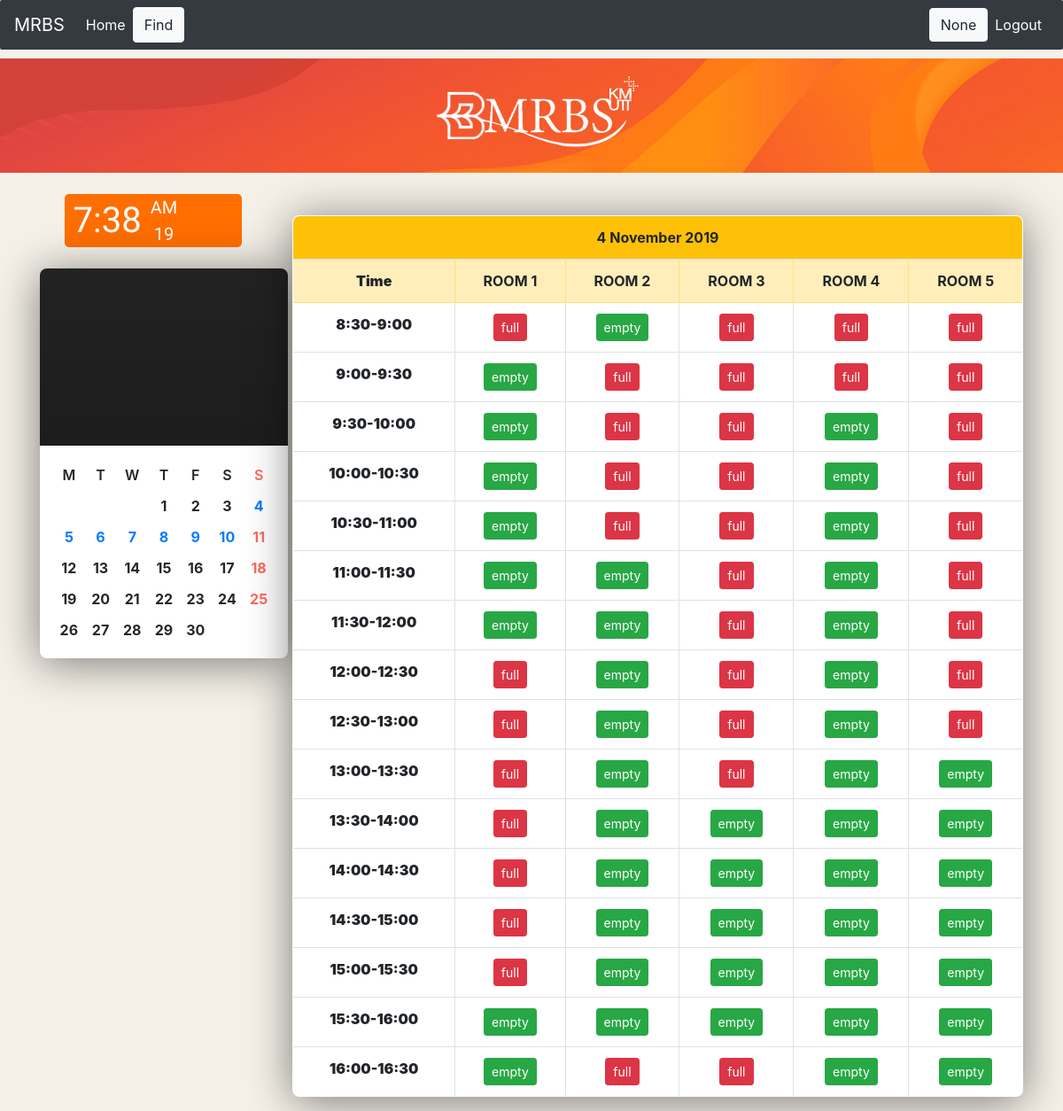
The app's page /user/pick_day/pick_room/1, older data.
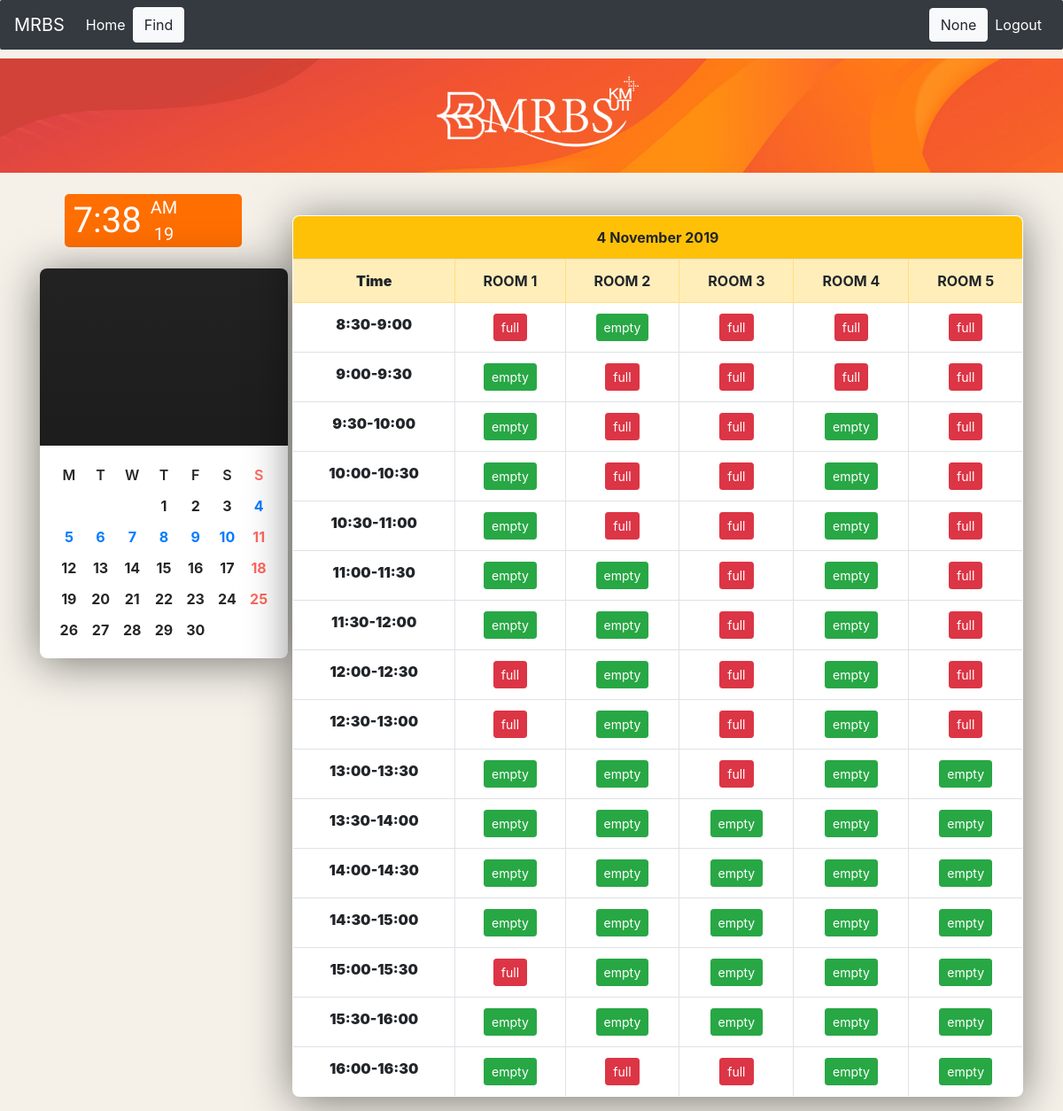
The same page, newer data.
### app_mrbs/models.py (models this page shows, shortened)
class Timeslot(models.Model):
    roomday = models.ForeignKey(RoomDay, on_delete = models.CASCADE)
    status1 = models.CharField(max_length = 20, default = "empty")
    user1 = models.CharField(max_length = 100, default = 'none')
    status2 = models.CharField(max_length = 20, default = "empty")
    user2 = models.CharField(max_length = 100, default = 'none')
    status3 = models.CharField(max_length = 20, default = "empty")
    user3 = models.CharField(max_length = 100, default = 'none')
    status4 = models.CharField(max_length = 20, default = "empty")
    user4 = models.CharField(max_length =  100, default = 'none')
    status5 = models.CharField(max_length = 20, default = "empty")
    user5 = models.CharField(max_length = 100, default = 'none')
    status6 = models.CharField(max_length = 20, default = "empty")
    user6 = models.CharField(max_length = 100, default = 'none')
    status7 = models.CharField(max_length = 20, default = "empty")
    user7 = models.CharField(max_length = 100, default = 'none')
    status8 = models.CharField(max_length = 20, default = "empty")
    user8 = models.CharField(max_length = 100, default = 'none')
    status9 = models.CharField(max_length = 20, default = "empty")
    user9 = models.CharField(max_length = 100, default = 'none')
    status10 = models.CharField(max_length = 20, default = "empty")
    user10 = models.CharField(max_length = 100, default = 'none')
    status11 = models.CharField(max_length = 20, default = "empty")
    user11 = models.CharField(max_length = 100, default = 'none')
    status12 = models.CharField(max_length = 20, default = "empty")
    user12 = models.CharField(max_length = 100, default = 'none')
    status13 = models.CharField(max_length = 20, default = "empty")
    user13 = models.CharField(max_length = 100, default = 'none')
    status14 = models.CharField(max_length = 20, default = "empty")
    user14 = models.CharField(max_length = 100, default = 'none')
    status15 = models.CharField(max_length = 20, default = "empty")
    user15 = models.CharField(max_length = 100, default = 'none')
    status16 = models.CharField(max_length = 20, default = "empty")
    user16 = models.CharField(max_length = 100, default = 'none')

### app_mrbs/views.py (the view, shortened to what this page needs)
# urls.py: path('user/pick_day/pick_room/<int:day_id>',views.pick_room, name = "pick_room"),
def pick_room(request, day_id):
    day = get_object_or_404(Day, pk = day_id)
    thisday = RoomDay.objects.filter(day = day_id) #เอาทุกห้องของวันนี้มา
    all_slot_room1 = Timeslot.objects.filter(roomday = thisday[0])[0] #เอาslotของห้องที่ 1 ของวันนี้มา
    all_slot_room2 = Timeslot.objects.filter(roomday = thisday[1])[0]
    all_slot_room3 = Timeslot.objects.filter(roomday = thisday[2])[0]
    all_slot_room4 = Timeslot.objects.filter(roomday = thisday[3])[0]
    all_slot_room5 = Timeslot.objects.filter(roomday = thisday[4])[0]
    room_list = [all_slot_room1, all_slot_room2, all_slot_room3, all_slot_room4, all_slot_room5]
    reserve_slot1 = []
    for i in range(1, 66, 16):
        reserve_slot1.append(str(i))
    reserve_slot2 = []
    for i in range(2, 67, 16):
        reserve_slot2.append(str(i))
    reserve_slot3 = []
    for i in range(3, 68, 16):
        reserve_slot3.append(str(i))
    reserve_slot4 = []
    for i in range(4, 69, 16):
        reserve_slot4.append(str(i))
    reserve_slot5 = []
    for i in range(5, 70, 16):
        reserve_slot5.append(str(i))
    reserve_slot6 = []
    for i in range(6, 71, 16):
        reserve_slot6.append(str(i))
    reserve_slot7 = []
    for i in range(7, 72, 16):
        reserve_slot7.append(str(i))
    reserve_slot8 = []
    for i in range(8, 73, 16):
        reserve_slot8.append(str(i))
    reserve_slot9 = []
    for i in range(9, 74, 16):
        reserve_slot9.append(str(i))
    reserve_slot10 = []
    for i in range(10, 75, 16):
        reserve_slot10.append(str(i))
    reserve_slot11 = []
    for i in range(11, 76, 16):
        reserve_slot11.append(str(i))
    reserve_slot12 = []
    for i in range(12, 77, 16):
        reserve_slot12.append(str(i))
    reserve_slot13 = []
    for i in range(13, 78, 16):
        reserve_slot13.append(str(i))
    reserve_slot14 = []
    for i in range(14, 79, 16):
        reserve_slot14.append(str(i))
    reserve_slot15 = []
    for i in range(15, 80, 16):
        reserve_slot15.append(str(i))
    reserve_slot16 = []
    for i in range(16, 81, 16):
        reserve_slot16.append(str(i))
    cancel_slot1 = []
    for i in range(81, 146, 16):
        cancel_slot1.append(str(i))
    cancel_slot2 = []
    for i in range(82, 147, 16):
        cancel_slot2.append(str(i))
    cancel_slot3 = []
    for i in range(83, 148, 16):
        cancel_slot3.append(str(i))
    cancel_slot4 = []
    for i in range(84, 149, 16):
        cancel_slot4.append(str(i))
    cancel_slot5 = []
    for i in range(85, 150, 16):
        cancel_slot5.append(str(i))
    cancel_slot6 = []
    for i in range(86, 151, 16):
        cancel_slot6.append(str(i))
    cancel_slot7 = []
    for i in range(87, 152, 16):
        cancel_slot7.append(str(i))
    cancel_slot8 = []
    for i in range(88, 153, 16):
        cancel_slot8.append(str(i))
    cancel_slot9 = []
    for i in range(89, 154, 16):
        cancel_slot9.append(str(i))
    cancel_slot10 = []
    for i in range(90, 155, 16):
        cancel_slot10.append(str(i))
    cancel_slot11 = []
    for i in range(91, 156, 16):
        cancel_slot11.append(str(i))
    cancel_slot12 = []
    for i in range(92, 157, 16):
        cancel_slot12.append(str(i))
    cancel_slot13 = []
    for i in range(93, 158, 16):
        cancel_slot13.append(str(i))
    cancel_slot14 = []
    for i in range(94, 159, 16):
        cancel_slot14.append(str(i))
    cancel_slot15 = []
    for i in range(95, 160, 16):
        cancel_slot15.append(str(i))
    cancel_slot16 = []
    for i in range(96, 161, 16):
        cancel_slot16.append(str(i))
    user_name = request.session.get('user_name')
    if user_name == None:
        user_name = 'None'
    IN_NAME = None
    request.session['user_name'] = user_name
    if request.method == 'POST':
        IN_NAME = request.POST.get('username')
    context = { 'day':day,
                'thisday':thisday,
                'all_slot_room1':all_slot_room1,
                'all_slot_room2':all_slot_room2,
                'all_slot_room3':all_slot_room3,
                'all_slot_room4':all_slot_room4,
                'all_slot_room5':all_slot_room5,
                'username':user_name,
                'day_id':day_id+3 ,
                'Sortform':Sortform ,
                }
    return render(request, 'app_mrbs/pick_room.html', context)

### app_mrbs/templates/app_mrbs/pick_room.html (shortened to what the changed rows need)
{% load static %}
<!DOCTYPE html>
<html lang="en">
  <head>
	<link rel="stylesheet" href="https://cdnjs.cloudflare.com/ajax/libs/highlight.js/8.3/styles/github.min.css">
	<link rel="stylesheet" href="https://stackpath.bootstrapcdn.com/bootstrap/4.3.1/css/bootstrap.min.css">
	<link rel="stylesheet" href="https://maxcdn.bootstrapcdn.com/font-awesome/4.2.0/css/font-awesome.min.css">
	<link rel="stylesheet" href="https://use.fontawesome.com/releases/v5.4.1/css/all.css">
	<link rel="stylesheet" href={% static 'css/bootstrap4-toggle.css' %}>
	<link rel="stylesheet" href={% static 'doc/stylesheet.css' %}>
 <link rel="stylesheet" type="text/css" href={% static 'css/calendar1.css' %}>
	<link href={% static 'css/bootstrap-4.3.1.css' %} rel="stylesheet">
	<link rel='stylesheet prefetch' href='http://netdna.bootstrapcdn.com/font-awesome/3.2.1/css/font-awesome.css'>
	<link rel="stylesheet" href={% static 'css/style.css' %}>
	  <link href="https://cdn.jsdelivr.net/gh/gitbrent/bootstrap4-toggle@3.6.1/css/bootstrap4-toggle.min.css" rel="stylesheet">
  </head>
  <body onload="digitized();">
  	<div class="container botton" >
  	  <div class="row" >
<div class="col-xl-9">
	<br><br>
<tr>
<table class="table table-bordered calendar">
<tr>
<th class="text-center month_header bg-warning" colspan="6">{{day_id}} November&nbsp;2019</th>
</tr>
<tr class="table-warning">
<th class="day_header"><strong>Time</strong></th>
	<th class="room_1" data-toggle="modal" data-target="#Equipment1" style="cursor:pointer">ROOM 1</th>
	<th class="room_2" data-toggle="modal" data-target="#Equipment2" style="cursor:pointer">ROOM 2</th>
	<th class="room_3" data-toggle="modal" data-target="#Equipment3" style="cursor:pointer">ROOM 3</th>
	<th class="room_4" data-toggle="modal" data-target="#Equipment4" style="cursor:pointer">ROOM 4</th>
	<th class="room_5" data-toggle="modal" data-target="#Equipment5" style="cursor:pointer">ROOM 5</th>
</tr> </tr>
<tr>
<td>
 {% if all_slot_room1.status2 == "empty" %}
 <form action="" method="post">
   <input type="submit" class="btn btn-success btn-sm" value={{all_slot_room1.status2}} name = 2> </form>
   {% elif all_slot_room1.user2 == username %}
        <form action="" method="post"> {% csrf_token %}
        <input type="submit" class="btn btn-danger btn-sm" value="cancel" name = 82> </form>
  {% else %}
        <form action="" method="post"> {% csrf_token %}
          <input type="submit" class="btn btn-danger btn-sm" value="full" name = 'none'>
  </form> {% endif %}
 </td>
</tr>
<tr>
<td>
 {% if all_slot_room1.status3 == "empty" %}
 <form action="" method="post">
   <input type="submit" class="btn btn-success btn-sm" value={{all_slot_room1.status3}} name = 3> </form>
   {% elif all_slot_room1.user3 == username %}
   <form action="" method="post"> {% csrf_token %}
   <input type="submit" class="btn btn-danger btn-sm" value="cancel" name = 83> </form>
{% else %}
   <form action="" method="post"> {% csrf_token %}
     <input type="submit" class="btn btn-danger btn-sm" value="full" name = 'none'>
  </form> {% endif %}
 </td>
</tr>
<tr>
<td>
 {% if all_slot_room1.status4 == "empty" %}
 <form action="" method="post">
   <input type="submit" class="btn btn-success btn-sm" value={{all_slot_room1.status4}} name = 4> </form>
   {% elif all_slot_room1.user4 == username %}
   <form action="" method="post"> {% csrf_token %}
   <input type="submit" class="btn btn-danger btn-sm" value="cancel" name = 84> </form>
{% else %}
   <form action="" method="post"> {% csrf_token %}
     <input type="submit" class="btn btn-danger btn-sm" value="full" name = 'none'>
  </form> {% endif %}
 </td>
</tr>
<tr>
<td>
 {% if all_slot_room1.status5 == "empty" %}
 <form action="" method="post">
   <input type="submit" class="btn btn-success btn-sm" value={{all_slot_room1.status5}} name = 5> </form>
   {% elif all_slot_room1.user5 == username %}
   <form action="" method="post"> {% csrf_token %}
   <input type="submit" class="btn btn-danger btn-sm" value="cancel" name = 85> </form>
{% else %}
   <form action="" method="post"> {% csrf_token %}
     <input type="submit" class="btn btn-danger btn-sm" value="full" name = 'none'>
  </form> {% endif %}
 </td>
</tr>
<tr>
<td>
 {% if all_slot_room1.status6 == "empty" %}
 <form action="" method="post">
   <input type="submit" class="btn btn-success btn-sm" value={{all_slot_room1.status6}} name = 6> </form>
   {% elif all_slot_room1.user6 == username %}
   <form action="" method="post"> {% csrf_token %}
   <input type="submit" class="btn btn-danger btn-sm" value="cancel" name = 86> </form>
{% else %}
   <form action="" method="post"> {% csrf_token %}
     <input type="submit" class="btn btn-danger btn-sm" value="full" name = 'none'>
  </form> {% endif %}
 </td>
</tr>
<tr>
<td>
 {% if all_slot_room1.status7 == "empty" %}
 <form action="" method="post">
   <input type="submit" class="btn btn-success btn-sm" value={{all_slot_room1.status7}} name = 7> </form>
   {% elif all_slot_room1.user7 == username %}
   <form action="" method="post"> {% csrf_token %}
   <input type="submit" class="btn btn-danger btn-sm" value="cancel" name = 87> </form>
{% else %}
   <form action="" method="post"> {% csrf_token %}
     <input type="submit" class="btn btn-danger btn-sm" value="full" name = 'none'>
  </form> {% endif %}
 </td>
</tr>
<tr>
<td>
 {% if all_slot_room1.status10 == "empty" %}
 <form action="" method="post">
   <input type="submit" class="btn btn-success btn-sm" value={{all_slot_room1.status10}} name = 10> </form>
   {% elif all_slot_room1.user10 == username %}
   <form action="" method="post"> {% csrf_token %}
   <input type="submit" class="btn btn-danger btn-sm" value="cancel" name = 90> </form>
{% else %}
   <form action="" method="post"> {% csrf_token %}
     <input type="submit" class="btn btn-danger btn-sm" value="full" name = 'none'>
  </form> {% endif %}
 </td>
</tr>
<tr>
<td>
 {% if all_slot_room1.status11 == "empty" %}
 <form action="" method="post">
   <input type="submit" class="btn btn-success btn-sm" value={{all_slot_room1.status11}} name = 11> </form>
   {% elif all_slot_room1.user11 == username %}
   <form action="" method="post"> {% csrf_token %}
   <input type="submit" class="btn btn-danger btn-sm" value="cancel" name = 91> </form>
{% else %}
   <form action="" method="post"> {% csrf_token %}
     <input type="submit" class="btn btn-danger btn-sm" value="full" name = 'none'>
  </form> {% endif %}
 </td>
</tr>
<tr>
<td>
 {% if all_slot_room1.status12 == "empty" %}
 <form action="" method="post">
   <input type="submit" class="btn btn-success btn-sm" value={{all_slot_room1.status12}} name = 12> </form>
   {% elif all_slot_room1.user12 == username %}
   <form action="" method="post"> {% csrf_token %}
   <input type="submit" class="btn btn-danger btn-sm" value="cancel" name = 92> </form>
{% else %}
   <form action="" method="post"> {% csrf_token %}
     <input type="submit" class="btn btn-danger btn-sm" value="full" name = 'none'>
  </form> {% endif %}
 </td>
</tr>
<tr>
<td>
 {% if all_slot_room1.status13 == "empty" %}
 <form action="" method="post">
   <input type="submit" class="btn btn-success btn-sm" value={{all_slot_room1.status13}} name = 13> </form>
   {% elif all_slot_room1.user13 == username %}
   <form action="" method="post"> {% csrf_token %}
   <input type="submit" class="btn btn-danger btn-sm" value="cancel" name = 93> </form>
{% else %}
   <form action="" method="post"> {% csrf_token %}
     <input type="submit" class="btn btn-danger btn-sm" value="full" name = 'none'>
  </form> {% endif %}
 </td>
</tr>
<tr>
<td>
 {% if all_slot_room1.status15 == "empty" %}
 <form action="" method="post">
   <input type="submit" class="btn btn-success btn-sm" value={{all_slot_room1.status15}} name = 15> </form>
   {% elif all_slot_room1.user15 == username %}
   <form action="" method="post"> {% csrf_token %}
   <input type="submit" class="btn btn-danger btn-sm" value="cancel" name = 95> </form>
{% else %}
   <form action="" method="post"> {% csrf_token %}
     <input type="submit" class="btn btn-danger btn-sm" value="full" name = 'none'>
  </form> {% endif %}
 </td>
</tr>
<tr>
<td>
 {% if all_slot_room1.status16 == "empty" %}
 <form action="" method="post">
   <input type="submit" class="btn btn-success btn-sm" value={{all_slot_room1.status16}} name = 16> </form>
   {% elif all_slot_room1.user16 == username %}
   <form action="" method="post"> {% csrf_token %}
   <input type="submit" class="btn btn-danger btn-sm" value="cancel" name = 96> </form>
{% else %}
   <form action="" method="post"> {% csrf_token %}
     <input type="submit" class="btn btn-danger btn-sm" value="full" name = 'none'>
  </form> {% endif %}
 </td>
</tr></table>
	  </div>
	  </div>
  </div>
</body>
</html>

Row changes from the older to the newer data that the page shows:
changed Timeslot (number 2 of 5 on the later page): status10 (not shown) → "empty"; status11 (not shown) → "empty"; status12 (not shown) → "empty"; status13 (not shown) → "empty"
Text that changed along with them:
form field none: "full" → (not shown)
